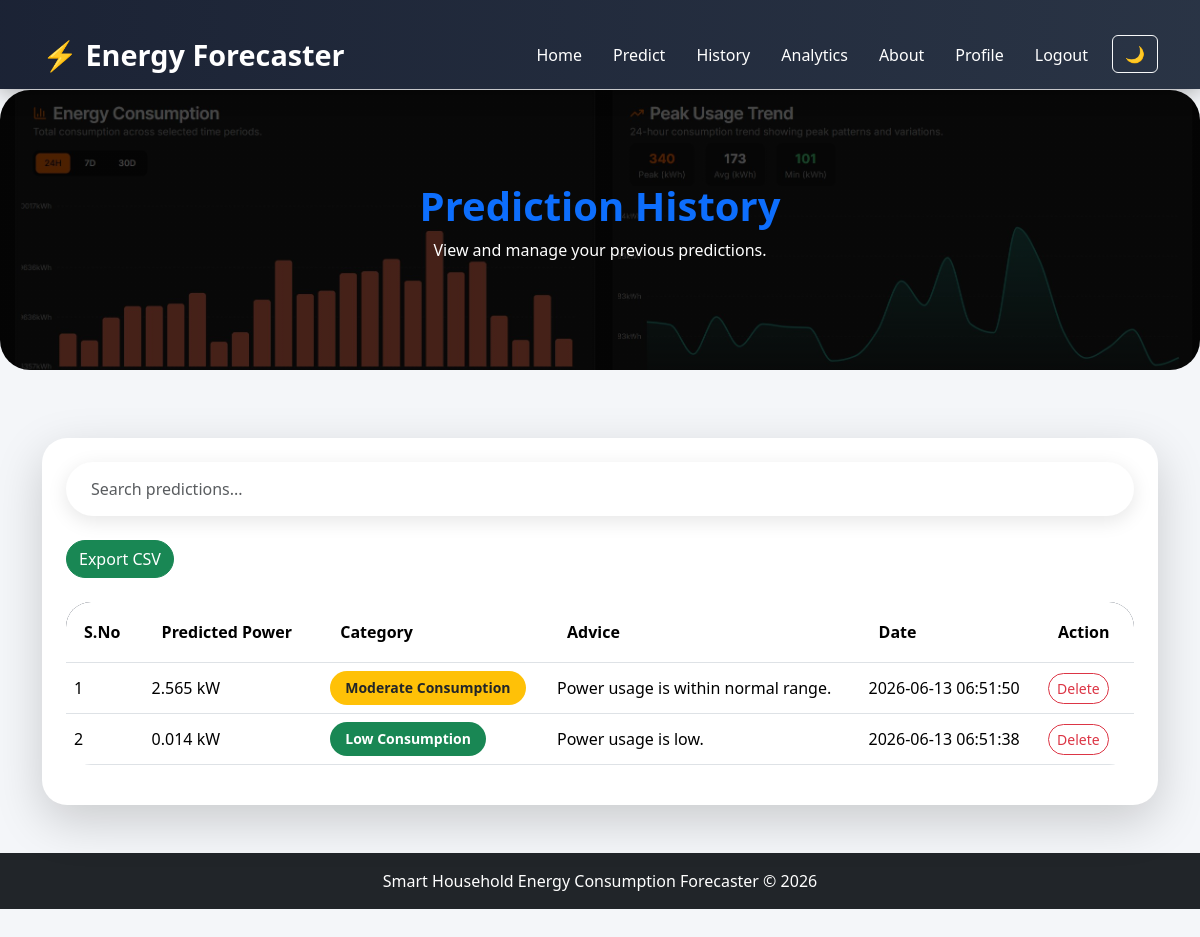
The app's page /history (signed in) with its own data.
### tables this page shows
CREATE TABLE predictions (

        id INTEGER PRIMARY KEY AUTOINCREMENT,

        user_id INTEGER,

        global_reactive_power REAL,

        voltage REAL,

        global_intensity REAL,

        sub_metering_1 REAL,

        sub_metering_2 REAL,

        sub_metering_3 REAL,

        predicted_power REAL,

        category TEXT,

        advice TEXT,

        created_at TIMESTAMP DEFAULT CURRENT_TIMESTAMP,

        FOREIGN KEY(user_id)

        REFERENCES users(id)

    );

### app.py (the view)
@app.route("/history")
@login_required
def history():
    connection = sqlite3.connect("database.db")
    cursor = connection.cursor()
    cursor.execute(
        """
         SELECT

            id,

            predicted_power,

         category,

            advice,

            created_at

        FROM predictions

        WHERE user_id = ?

        ORDER BY created_at DESC
        """,
        (current_user.id,),
    )
    records = cursor.fetchall()
    connection.close()
    return render_template("history.html", records=records)

### app.py (called while the page is built)
@login_manager.user_loader
def load_user(user_id):
    connection = sqlite3.connect("database.db")
    cursor = connection.cursor()
    cursor.execute(
        """
        SELECT
            id,
            username,
            email,
            profile_picture

        FROM users

        WHERE id = ?
        """,
        (user_id,),
    )
    user = cursor.fetchone()
    connection.close()
    if user:
        u = User(user[0], user[1], user[2])
        u.profile_picture = user[3]
        return u
    return None

### templates/history.html (shortened to what this page needs)
{% extends "base.html" %}
{% block content %}
<div class="history-banner">
    <div>
        <h1>
            Prediction History
        </h1>
        <p>
            View and manage your previous predictions.
        </p>
    </div>
</div>
<div class="container mt-5">
    <div class="card shadow-lg p-4 border-0 rounded-4">
        <input
            type="text"
            id="searchInput"
            class="form-control mb-4"
            placeholder="Search predictions..."
        >
        <div class="mb-4">
            <a
                href="/export_csv"
                class="btn btn-success"
            >
                Export CSV
            </a>
        </div>
        <div class="table-responsive">
            <table
                class="table table-hover align-middle"
                id="historyTable"
            >
                <thead>
                    <tr>
                        <th>S.No</th>
                        <th>Predicted Power</th>
                        <th>Category</th>
                        <th>Advice</th>
                        <th>Date</th>
                        <th>Action</th>
                    </tr>
                </thead>
                <tbody id="historyBody">
                    {% for record in records %}
                    <tr>
                        <td>
                            {{ loop.index }}
                        </td>
                        <td>
                            {{ record[1] }} kW
                        </td>
                        <td>
                            {% if record[2] == "Low Consumption" %}
                                <span class="badge bg-success">
                                    {{ record[2] }}
                                </span>
                            {% elif record[2] == "Moderate Consumption" %}
                                <span class="badge bg-warning text-dark">
                                    {{ record[2] }}
                                </span>
                            {% else %}
                                <span class="badge bg-danger">
                                    {{ record[2] }}
                                </span>
                            {% endif %}
                        </td>
                        <td>
                            {{ record[3] }}
                        </td>
                        <td>
                            {{ record[4] }}
                        </td>
                        <td>
                            <a
                                href="/delete_prediction/{{ record[0] }}"
                                class="btn btn-outline-danger btn-sm"
                                onclick="return confirm('Delete this prediction?')"
                            >
                                Delete
                            </a>
                        </td>
                    </tr>
                    {% endfor %}
                </tbody>
            </table>
        </div>
    </div>
</div>
{% endblock %}

### static/css/style.css (style rules this page uses)
body { background-color: #f4f6f9; margin: 0; padding-top: 90px; overflow-x: hidden; }
h1 { color: #0d6efd; font-weight: bold; }
.btn-success { border-radius: 50px; }
.card { border: none; border-radius: 25px; transition: 0.3s; overflow: hidden; }
.rounded-4 { border-radius: 25px !important; }
.container { padding-top: 20px; }
.history-banner { height: 35vh; background: linear-gradient( rgba(0,0,0,0.7), rgba(0,0,0,0.7) ), url("../images/history.jpg"); background-size: cover; background-position: center; display: flex; justify-content: center; align-items: center; text-align: center; border-radius: 30px; color: white; }
#searchInput { border-radius: 50px; padding: 15px 25px; border: none; box-shadow: 0px 5px 20px rgba( 0, 0, 0, 0.1 ); }
.table { border-radius: 25px; overflow: hidden; }
.table thead { background: linear-gradient( to right, #0F172A, #1E293B ); color: white; }
.table th { padding: 18px; }
.table td { vertical-align: middle; }
.badge { padding: 10px 15px; border-radius: 50px; font-size: 14px; }
.btn-outline-danger { border-radius: 50px; transition: 0.3s; }
.form-control { border-radius: 15px; padding: 15px; }

### records on screen
predictions: predicted_power "2.565", category "Moderate Consumption", advice "Power usage is within normal range.", created_at "2026-06-13 06:51:50"
predictions: predicted_power "0.014", category "Low Consumption", advice "Power usage is low.", created_at "2026-06-13 06:51:38"
